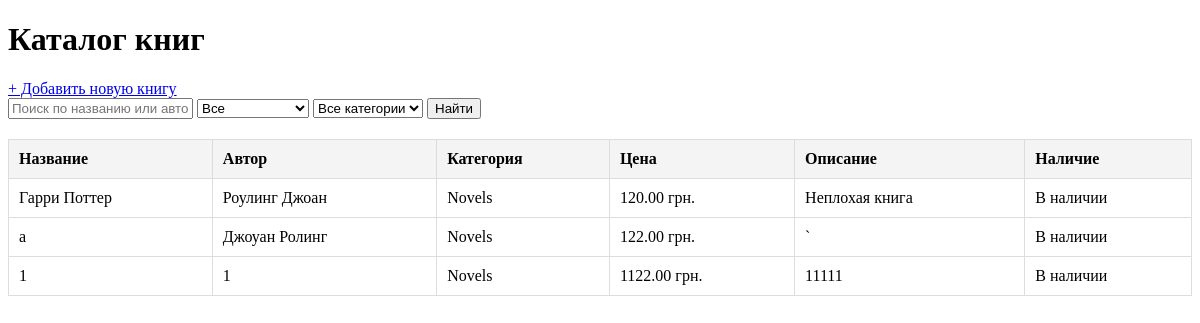
Before: / with the older database file.
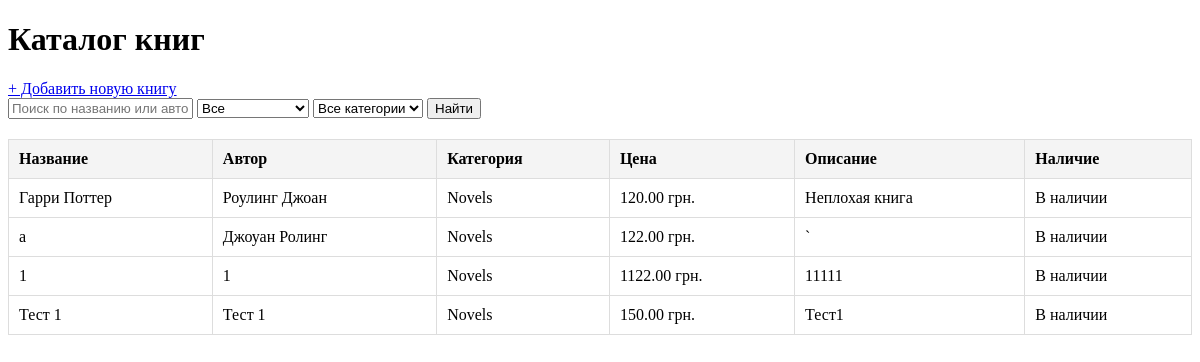
After: the same page with the newer database file.
### booksite_functions/models.py (models this page shows, shortened)
class Book(models.Model):
    STOCK_CHOICES = [
        ("y", "in_stock"),
        ("n", "out_of_stock")
    ]
    title = models.CharField(max_length=20)
    author = models.TextField()
    price = models.DecimalField(max_digits=10, decimal_places=2)
    description = models.CharField(max_length=150)
    stock = models.CharField(max_length=1, choices=STOCK_CHOICES, default="y")
    category = models.ForeignKey(Category, on_delete=models.CASCADE, related_name="books", null=True)

class Category(models.Model):
    name = models.CharField(max_length=20)
    slug = models.SlugField(max_length=20, unique=True)
    class Meta:
        verbose_name_plural = "Categories"

### booksite_functions/views.py (the view)
# urls.py: 2. Add a URL to urlpatterns:  path('', views.home, name='home')
def home(request):
    books = Book.objects.all()
    stock_filter = request.GET.get("stock")
    if stock_filter:
        books = books.filter(stock=stock_filter)
    category_filter = request.GET.get("category")
    if category_filter:
        books = books.filter(category__id=category_filter)
    search = request.GET.get("search")
    if search:
        books = books.filter(Q(title__icontains=search) | Q(author__icontains=search))
    categories = Category.objects.annotate(book_count=Count("books"))
    return render(request, "home.html", {"books": books, "categories": categories})

### booksite_functions/templates/home.html (shortened to what this page needs)
<!DOCTYPE html>
<html lang="ru">
<head>
</head>
<body>
    <h1>Каталог книг</h1>
    <a href="{% url 'step1' %}">+ Добавить новую книгу</a>
    <form method="GET">
        <input type="text" name="search" placeholder="Поиск по названию или автору"
            value="{{ request.GET.search|default:'' }}">
        <select name="stock">
            <option value="">Все</option>
        </select>
        <select name="category">
            <option value="">Все категории</option>
        </select>
        <button type="submit">Найти</button>
    </form>
    <table>
        <thead>
            <tr>
                <th>Название</th>
                <th>Автор</th>
                <th>Категория</th>
                <th>Цена</th>
                <th>Описание</th>
                <th>Наличие</th>
            </tr>
        </thead>
        <tbody>
            {% for book in books %}
            <tr>
                <td>{{ book.title }}</td>
                <td>{{ book.author }}</td>
                <td>{{ book.category.name }}</td>
                <td>{{ book.price }} грн.</td>
                <td>{{ book.description|truncatechars:50 }}</td>
                <td>{% if book.stock == "y" %}В наличии{% else %}Нет в наличии{% endif %}</td>
            </tr>
            {% empty %}
            <tr>
                <td colspan="6">Книг пока нет.</td>
            </tr>
            {% endfor %}
        </tbody>
    </table>
</body>
</html>

### booksite_functions/templates/home.html (style rules this page uses)
table { width: 100%; border-collapse: collapse; margin-top: 20px; }
th, td { border: 1px solid #ddd; padding: 10px; text-align: left; }
th { background-color: #f4f4f4; }

Changed rows visible on the page:
added Book: title "Тест 1", author "Тест 1", category.name "Novels", price "150.00", description "Тест1", stock "В наличии"
